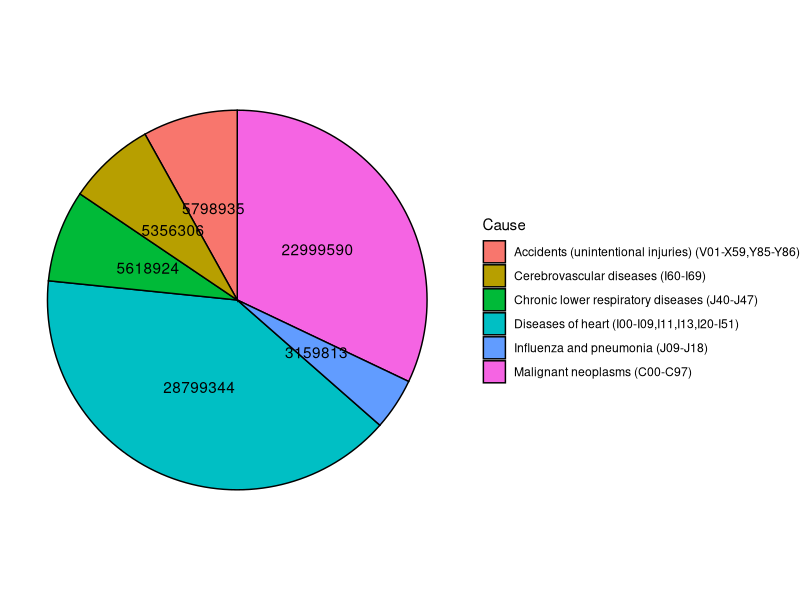

This figure's R source:
## ---- chunk 1
knitr::opts_chunk$set(echo = TRUE)
## ---- chunk 2
library(tidyverse)
library(ggplot2)
library(knitr)
## ---- chunk 3
data <- read_csv("data/deaths.csv")
## ---- chunk 4
# knitr::kable(data)
head(data)
## ---- chunk 5
data = data %>% rename(Cause = `Cause of Death`)
data$Cause = as.factor(data$Cause)
data$State = as.factor(data$State)
summary(data)
## ---- chunk 6
head(data %>% group_by(Cause) %>% summarize(total = sum(Deaths)/22) %>% arrange(desc(total)), n=10)
## ---- chunk 7
head(data %>% group_by(Cause) %>% summarize(total = sum(Deaths)) %>% arrange(desc(total)), n=10)
## ---- chunk 8
deaths = sum(data %>% filter(Year == "2015" & Cause == "Influenza and pneumonia (J09-J18)") %>% select(Deaths))
totalDeaths = sum(data %>% filter(Year == "2015") %>% select(Deaths))
prob = deaths/totalDeaths
## ---- chunk 9
data %>% group_by(Year) %>% filter(State == "New York" & Cause == "Chronic lower respiratory diseases (J40-J47)") %>% select(Deaths) %>% arrange(desc(Deaths))
## ---- chunk 10
deaths = sum(data %>% filter(Year == "1999" & State == "New York" & Cause == "Chronic lower respiratory diseases (J40-J47)") %>% select(Deaths))
totalDeaths = sum(data %>% filter(State == "New York" & Cause == "Chronic lower respiratory diseases (J40-J47)") %>% select(Deaths))
prob = deaths/totalDeaths
## ---- chunk 11
deaths = sum(data %>% filter(Cause == "Malignant neoplasms (C00-C97)") %>% select(Deaths))
totalDeaths = sum(data %>% select(Deaths))
prob = deaths/totalDeaths
## ---- chunk 12

## ---- chunk 13
topDeaths = head(data %>% group_by(Cause) %>% summarize(total = sum(Deaths)) %>% arrange(desc(total)), n=6)
ggplot(data = topDeaths, aes(x="", y=total, fill=Cause)) +
  geom_col(width = 1, color="black") +
  coord_polar("y", start=0) +
  theme_void() +
  geom_text(aes(label = total), position = position_stack(vjust = 0.5))
## ---- chunk 14
topDeaths = head(data %>% group_by(Cause) %>% summarize(total = sum(Deaths)) %>% arrange(desc(total)), n=10)

## ---- chunk 15
causes = c("Accidents (unintentional injuries)", 
           "All Causes",
           "Alzheimer's disease",
           "Cerebrovascular diseases",
           "Chronic lower respiratory diseases",
           "Diabetes Mellitus",
           "Diseases of heart",
           "Influenza and pneumonia",
           "Intentional self-harm (suicide)",
           "Malignant neoplasms",
           "Nephritis, nephrotic syndrome and nephrosis")
